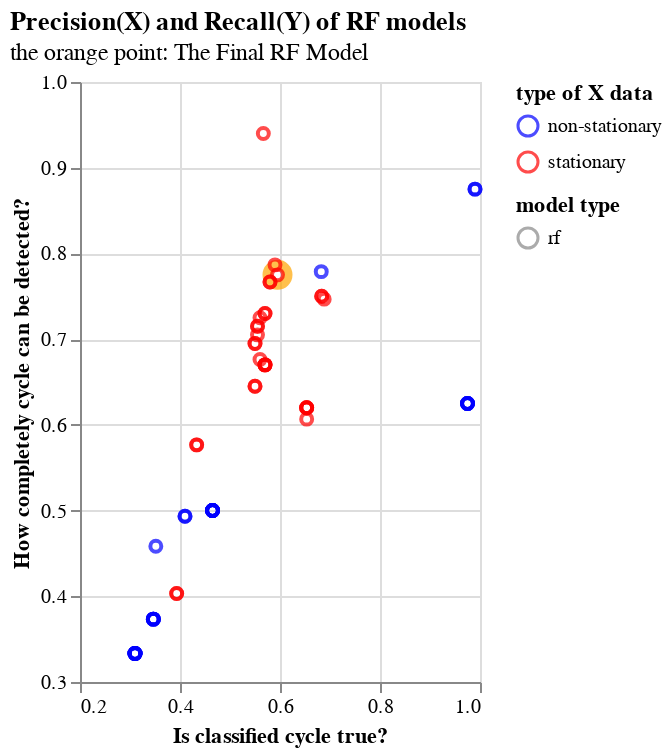

This figure's notebook cell:
### Code cell
import altair as alt

base1=alt.Chart(final_selection).mark_point(size=30, shape='circle').encode(
    x=alt.X('precision:Q', scale=alt.Scale(domainMin=0.2, domainMax=1),  ##domainMin=0.45, domainMax=0.7
           title='Is classified cycle true?'), #domainMin=0.0, domainMax=0.37
    y=alt.Y('recall:Q', scale=alt.Scale(domainMin=0.3, domainMax=1),  ##domainMin=0.75, domainMax=0.9
           title='How completely cycle can be detected?'), #domainMin=0.9, domainMax=1.0
    color=alt.Color('dtype:N', scale=alt.Scale(range=['blue','red']), title='type of X data'), #scheme= 'turbo',domainMin=0.78, domainMax=0.86
    shape=alt.Shape('model_type:N', title='model type')
#    color=alt.Color('auc:Q', scale=alt.Scale(scheme= 'turbo', ), title='auc score') #domainMin=0.78, domainMax=0.86
).transform_filter((alt.datum.precision>0.2)&(alt.datum.recall>0.3)&(alt.datum.model_type=='rf'
                  ))

emp=alt.Chart(final_selection[final_selection.index==86]).mark_circle(size=100, filled=False, stroke='orange', strokeWidth=5).encode(
    x=alt.X('precision:Q',  #scale=alt.Scale(domainMin=0, domainMax=1)
           title='Is classified cycle true?'), #domainMin=0.0, domainMax=0.37
    y=alt.Y('recall:Q',  #scale=alt.Scale(domainMin=0, domainMax=1)
           title='How completely cycle can be detected?')
)

(emp+base1).properties(                       ##+emp1+emp2+emp3
    width=200, height=300,
    title={'text':['Precision(X) and Recall(Y) of RF models'],
       'subtitle':['the orange point: The Final RF Model'],
       'align':'left',
       'anchor':'start'
      })

### Figure 1 — Vega-Lite specification as saved in the notebook (floating-point values rounded to 4 significant figures; data arrays with more than 128 entries replaced by an {"elided": "..."} marker saying what was removed)
{"config": {"view": {"continuousWidth": 400, "continuousHeight": 300}}, "layer": [{"data": {"name": "data-79c6ac685f81ac47e18159fe1337191f"}, "mark": {"type": "circle", "filled": false, "size": 100, "stroke": "orange", "strokeWidth": 5}, "encoding": {"x": {"field": "precision", "title": "Is classified cycle true?", "type": "quantitative"}, "y": {"field": "recall", "title": "How completely cycle can be detected?", "type": "quantitative"}}}, {"data": {"name": "data-a2d64c28430e5eb103e9bfd3ba5fe3fa"}, "mark": {"type": "point", "shape": "circle", "size": 30}, "encoding": {"color": {"field": "dtype", "scale": {"range": ["blue", "red"]}, "title": "type of X data", "type": "nominal"}, "shape": {"field": "model_type", "title": "model type", "type": "nominal"}, "x": {"field": "precision", "scale": {"domainMax": 1, "domainMin": 0.2}, "title": "Is classified cycle true?", "type": "quantitative"}, "y": {"field": "recall", "scale": {"domainMax": 1, "domainMin": 0.3}, "title": "How completely cycle can be detected?", "type": "quantitative"}}, "transform": [{"filter": "(((datum.precision > 0.2) && (datum.recall > 0.3)) && (datum.model_type === 'rf'))"}]}], "height": 300, "title": {"text": ["Precision(X) and Recall(Y) of RF models"], "subtitle": ["the orange point: The Final RF Model"], "align": "left", "anchor": "start"}, "width": 200, "$schema": "https://vega.github.io/schema/vega-lite/v4.17.0.json", "datasets": {"data-79c6ac685f81ac47e18159fe1337191f": [{"ft_criteria": "None", "ft_threshold": "0.3", "ft_scaling": "scaled", "model": "clf_rf_y_oecd_tr_tss_t5_spl5", "class": 0.5, "precision": 0.595, "recall": 0.775, "f1_score": 0.605, "support": 30.0, "accuracy": 0.8, "auc": 0.7768, "model_type": "rf", "y_type": "binary", "dtype": "stationary", "grouping": "original"}], "data-a2d64c28430e5eb103e9bfd3ba5fe3fa": {"elided": "192 records"}}}
